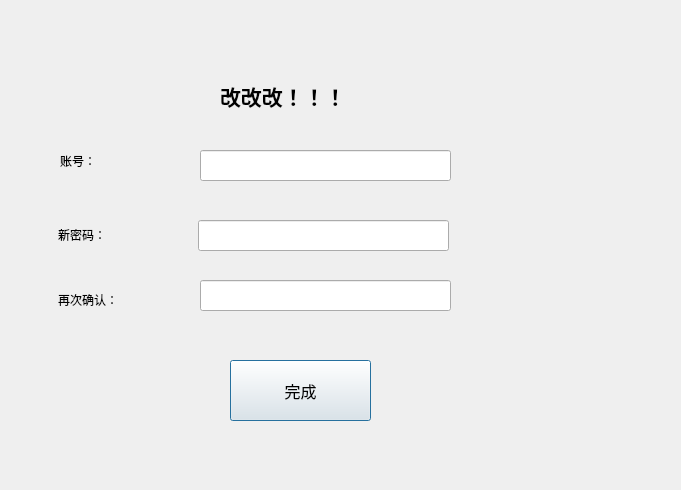
<?xml version="1.0" encoding="UTF-8"?>
<ui version="4.0">
 <class>Modify_pwd</class>
 <widget class="QDialog" name="Modify_pwd">
  <property name="geometry">
   <rect>
    <x>0</x>
    <y>0</y>
    <width>681</width>
    <height>490</height>
   </rect>
  </property>
  <property name="windowTitle">
   <string>Dialog</string>
  </property>
  <widget class="QLabel" name="label">
   <property name="geometry">
    <rect>
     <x>220</x>
     <y>60</y>
     <width>221</width>
     <height>71</height>
    </rect>
   </property>
   <property name="font">
    <font>
     <family>Adobe Devanagari</family>
     <pointsize>16</pointsize>
     <weight>75</weight>
     <bold>true</bold>
    </font>
   </property>
   <property name="text">
    <string>改改改！！！</string>
   </property>
  </widget>
  <widget class="QLabel" name="label_2">
   <property name="geometry">
    <rect>
     <x>58</x>
     <y>224</y>
     <width>111</width>
     <height>21</height>
    </rect>
   </property>
   <property name="text">
    <string>新密码：</string>
   </property>
  </widget>
  <widget class="QLabel" name="label_3">
   <property name="geometry">
    <rect>
     <x>58</x>
     <y>290</y>
     <width>101</width>
     <height>20</height>
    </rect>
   </property>
   <property name="text">
    <string>再次确认：</string>
   </property>
  </widget>
  <widget class="QLineEdit" name="n_pwd">
   <property name="geometry">
    <rect>
     <x>198</x>
     <y>220</y>
     <width>251</width>
     <height>31</height>
    </rect>
   </property>
  </widget>
  <widget class="QLineEdit" name="n_pwd2">
   <property name="geometry">
    <rect>
     <x>200</x>
     <y>280</y>
     <width>251</width>
     <height>31</height>
    </rect>
   </property>
  </widget>
  <widget class="QPushButton" name="pushButton">
   <property name="geometry">
    <rect>
     <x>230</x>
     <y>360</y>
     <width>141</width>
     <height>61</height>
    </rect>
   </property>
   <property name="font">
    <font>
     <family>Adobe Devanagari</family>
     <pointsize>12</pointsize>
    </font>
   </property>
   <property name="text">
    <string>完成</string>
   </property>
  </widget>
  <widget class="QLabel" name="label_4">
   <property name="geometry">
    <rect>
     <x>60</x>
     <y>150</y>
     <width>72</width>
     <height>21</height>
    </rect>
   </property>
   <property name="text">
    <string>账号：</string>
   </property>
  </widget>
  <widget class="QLineEdit" name="admin">
   <property name="geometry">
    <rect>
     <x>200</x>
     <y>150</y>
     <width>251</width>
     <height>31</height>
    </rect>
   </property>
  </widget>
 </widget>
 <resources/>
 <connections/>
</ui>
